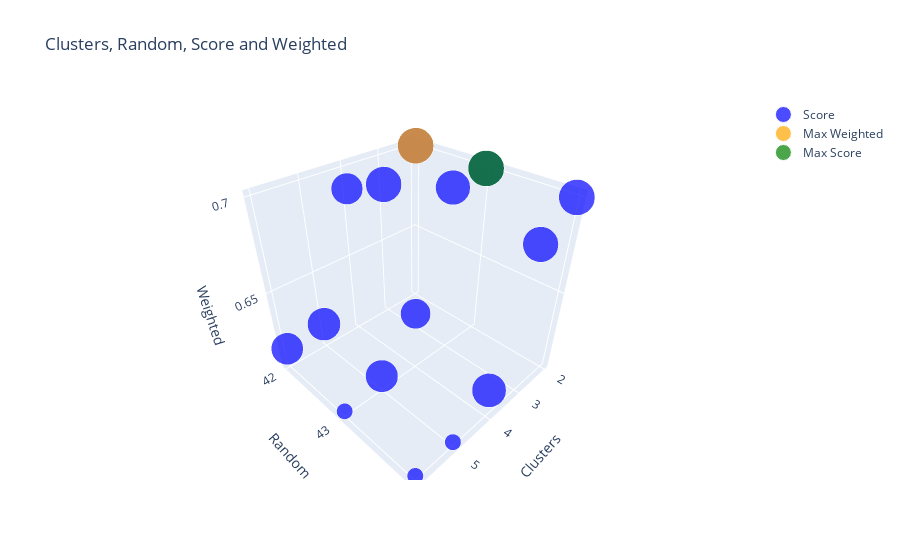

Source (notebook cell):
### Markdown cell above
### Visualization of validation result

### Code cell
# to draw live diagram to show the most accuracy data
max_acc_idx = eval_result['Weighted'].idxmax()
max_score_idx = eval_result['Score'].idxmax()

# 3D scatter plot
fig = go.Figure(data=[
        go.Scatter3d(
            x=eval_result['Clusters'],
            y=eval_result['Random'],
            z=eval_result['Weighted'],
            mode='markers',
            marker=dict(size=eval_result['Score']*50, color='blue'),
            hoverinfo='text',
            hovertext=[f"Score: {acc:.2f}%" for acc in eval_result['Score']*100],
            name="Score",),
        go.Scatter3d(
            x=[eval_result.loc[max_acc_idx, 'Clusters']],
            y=[eval_result.loc[max_acc_idx, 'Random']],
            z=[eval_result.loc[max_acc_idx, 'Weighted']],
            mode='markers',
            marker=dict(
                size=[eval_result.loc[max_acc_idx, 'Score']*50], 
                color='orange', 
                symbol='circle',
                line=dict(width=1)
            ),
            hoverinfo='text',
            hovertext=[f"Max Weighted, Score: {eval_result.loc[max_acc_idx, 'Score']*100:.2f}%"],
            name="Max Weighted",),
        go.Scatter3d(
            x=[eval_result.loc[max_score_idx, 'Clusters']],
            y=[eval_result.loc[max_score_idx, 'Random']],
            z=[eval_result.loc[max_score_idx, 'Weighted']],
            mode='markers',
            marker=dict(
                size=[eval_result.loc[max_score_idx, 'Score']*50], 
                color='green', 
                symbol='circle',
                line=dict(width=1)
            ),
            hoverinfo='text',
            hovertext=[f"Max Score: {eval_result.loc[max_score_idx, 'Score']*100:.2f}%"],
            name="Max Score",),
    ])

# Set labels and title
fig.update_layout(
    title='Clusters, Random, Score and Weighted',
    scene=dict(
        xaxis_title='Clusters',
        xaxis=dict(tickformat="d", dtick=1),
        yaxis_title='Random',
        yaxis=dict(tickformat="d", dtick=1),
        zaxis_title='Weighted'
    )
)

# Show interactive plot
# fig.show()

### Figure 1 — Plotly figure (JSON) as saved in the notebook; plotly's stock layout.template omitted (floating-point values rounded to 4 significant figures)
{"data": [{"hoverinfo": "text", "hovertext": ["Score: 49.93%", "Score: 49.98%", "Score: 49.95%", "Score: 49.56%", "Score: 47.99%", "Score: 49.25%", "Score: 43.69%", "Score: 41.67%", "Score: 47.26%", "Score: 45.65%", "Score: 44.85%", "Score: 22.56%", "Score: 44.27%", "Score: 22.29%", "Score: 22.42%"], "marker": {"color": "blue", "size": [24.97, 24.99, 24.98, 24.78, 23.99, 24.62, 21.85, 20.84, 23.63, 22.82, 22.43, 11.28, 22.14, 11.14, 11.21]}, "mode": "markers", "name": "Score", "type": "scatter3d", "x": [2, 2, 2, 3, 3, 3, 4, 4, 4, 5, 5, 5, 6, 6, 6], "y": [42, 43, 44, 42, 43, 44, 42, 43, 44, 42, 43, 44, 42, 43, 44], "z": [0.7001, 0.7001, 0.7001, 0.685, 0.6974, 0.687, 0.6896, 0.6377, 0.6194, 0.617, 0.6113, 0.604, 0.6142, 0.6047, 0.6044]}, {"hoverinfo": "text", "hovertext": ["Max Weighted, Score: 49.93%"], "marker": {"color": "orange", "line": {"width": 1}, "size": [24.97], "symbol": "circle"}, "mode": "markers", "name": "Max Weighted", "type": "scatter3d", "x": [2], "y": [42], "z": [0.7001]}, {"hoverinfo": "text", "hovertext": ["Max Score: 49.98%"], "marker": {"color": "green", "line": {"width": 1}, "size": [24.99], "symbol": "circle"}, "mode": "markers", "name": "Max Score", "type": "scatter3d", "x": [2], "y": [43], "z": [0.7001]}], "layout": {"scene": {"xaxis": {"dtick": 1, "tickformat": "d", "title": {"text": "Clusters"}}, "yaxis": {"dtick": 1, "tickformat": "d", "title": {"text": "Random"}}, "zaxis": {"title": {"text": "Weighted"}}}, "title": {"text": "Clusters, Random, Score and Weighted"}}}
